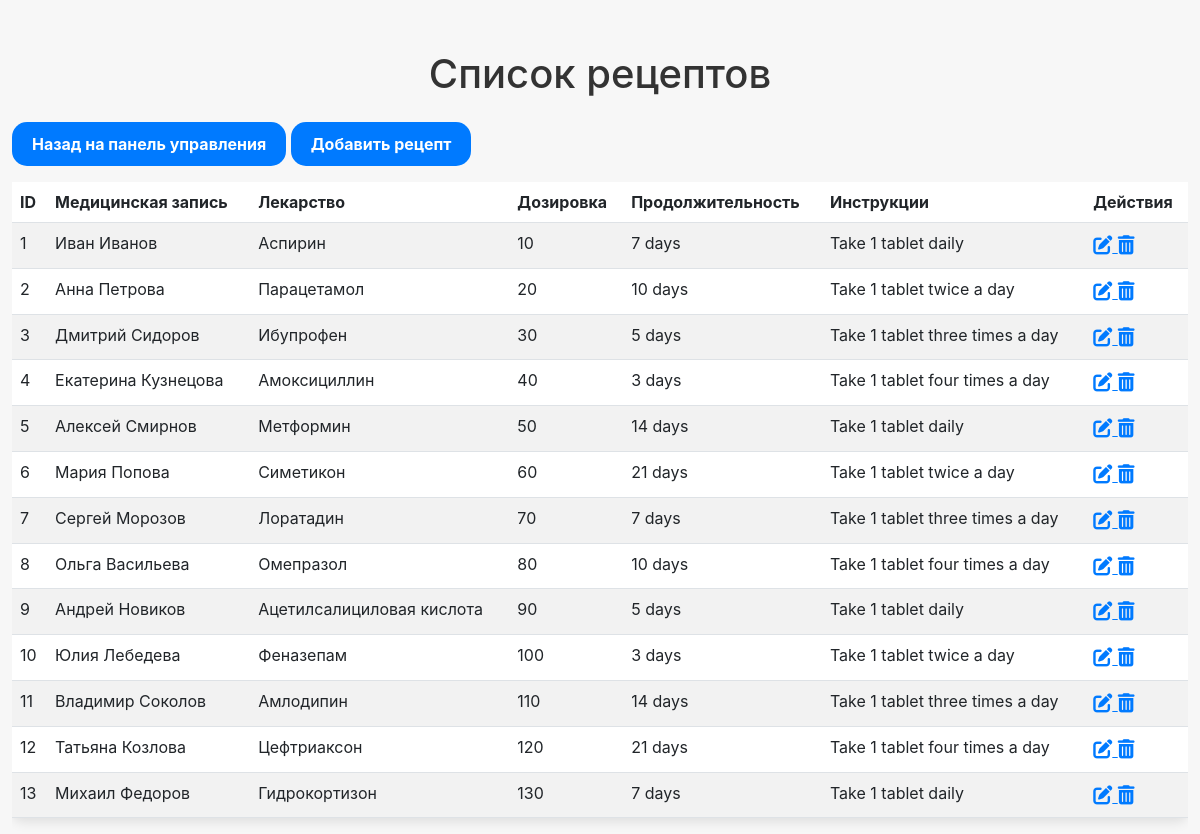
The app's page /view_prescriptions with its own data.
### app/models.py (models this page shows)
class Prescription(db.Model):
    __tablename__ = 'prescriptions'
    prescription_id = db.Column(db.Integer, primary_key=True)
    record_id = db.Column(db.Integer, db.ForeignKey('medical_records.record_id'), nullable=False)
    medicine_id = db.Column(db.Integer, db.ForeignKey('medicines.medicine_id'), nullable=False)
    dosage = db.Column(db.String(50))
    duration = db.Column(db.String(50))
    instructions = db.Column(db.Text)
    record = db.relationship('MedicalRecord', backref='prescriptions')
    medicine = db.relationship('Medicine', backref='prescriptions')

class Patient(db.Model):
    __tablename__ = 'patients'
    patient_id = db.Column(db.Integer, primary_key=True)
    first_name = db.Column(db.String(50), nullable=False)
    middle_name = db.Column(db.String(50))  # Отчество
    last_name = db.Column(db.String(50), nullable=False)
    birth_date = db.Column(db.Date, nullable=False)
    gender = db.Column(db.String(10))
    address = db.Column(db.String(150))
    phone_number = db.Column(db.String(20))
    emergency_contact = db.Column(db.String(100))
    passport_series = db.Column(db.String(10))
    passport_number = db.Column(db.String(10))
    oms_number = db.Column(db.String(16), unique=True)
    room_id = db.Column(db.Integer, db.ForeignKey('rooms.room_id'))
    room = db.relationship('Room', backref='patients')

class Medicine(db.Model):
    __tablename__ = 'medicines'
    medicine_id = db.Column(db.Integer, primary_key=True)
    name = db.Column(db.String(100), nullable=False)
    description = db.Column(db.Text)
    dosage_form = db.Column(db.String(50))

### app/prescriptions.py (the view)
    @app.route('/view_prescriptions')
    def view_prescriptions():
        prescriptions = Prescription.query.all()
        return render_template('view_prescriptions.html', prescriptions=prescriptions)

### app/prescriptions.py (called while the page is built)
def view_prescriptions(app):
    @app.route('/view_prescriptions')
    def view_prescriptions():
        prescriptions = Prescription.query.all()
        return render_template('view_prescriptions.html', prescriptions=prescriptions)

### app/templates/view_prescriptions.html (shortened to what this page needs)
<!DOCTYPE html>
<html lang="ru">
<head>
    <link rel="stylesheet" href="https://cdnjs.cloudflare.com/ajax/libs/bootstrap/5.3.0-alpha1/css/bootstrap.min.css">
    <link rel="stylesheet" href="https://cdnjs.cloudflare.com/ajax/libs/font-awesome/6.0.0-beta3/css/all.min.css">
</head>
<body>
<div class="container">
    <h1 class="text-center mb-4">Список рецептов</h1>
    <a href="{{ url_for('dashboard') }}" class="btn btn-primary mb-3">Назад на панель управления</a>
    <a href="{{ url_for('add_prescription') }}" class="btn btn-primary mb-3">Добавить рецепт</a>
    <div class="table-container">
        <table class="table table-striped">
            <thead>
                <tr>
                    <th>ID</th>
                    <th>Медицинская запись</th>
                    <th>Лекарство</th>
                    <th>Дозировка</th>
                    <th>Продолжительность</th>
                    <th>Инструкции</th>
                    <th>Действия</th>
                </tr>
            </thead>
            <tbody>
                {% for prescription in prescriptions %}
                <tr>
                    <td>{{ prescription.prescription_id }}</td>
                    <td>{{ prescription.record.patient.first_name }} {{ prescription.record.patient.last_name }}</td>
                    <td>{{ prescription.medicine.name }}</td>
                    <td>{{ prescription.dosage }}</td>
                    <td>{{ prescription.duration }}</td>
                    <td>{{ prescription.instructions }}</td>
                    <td>
                        <a href="{{ url_for('edit_prescription', prescription_id=prescription.prescription_id) }}" class="action-btn">
                            <i class="fas fa-edit"></i>
                        </a>
                        <form action="{{ url_for('delete_prescription', prescription_id=prescription.prescription_id) }}" method="POST" style="display:inline;">
                            <button type="submit" class="action-btn" onclick="return confirm('Вы уверены, что хотите удалить этот рецепт?')">
                                <i class="fas fa-trash-alt"></i>
                            </button>
                        </form>
                    </td>
                </tr>
                {% endfor %}
            </tbody>
        </table>
    </div>
</div>
</body>
</html>

### app/templates/view_prescriptions.html (style rules this page uses)
body { background-color: #f7f7f7; font-family: -apple-system, BlinkMacSystemFont, "San Francisco", "Helvetica Neue", sans-serif; color: #333; }
.container { margin-top: 50px; max-width: 1200px; }
.table-container { overflow-x: auto; }
.table { background-color: #fff; border-radius: 10px; box-shadow: 0 4px 12px rgba(0, 0, 0, 0.1); width: 100%; }
.btn { border-radius: 15px; padding: 10px 20px; background-color: #007aff; border: none; color: #fff; font-weight: bold; }
.action-btn { border: none; background: none; color: #007aff; font-size: 1.2rem; padding: 0; margin: 0; }

### records on screen
Prescription: prescription_id "1", record.patient.first_name "Иван", record.patient.last_name "Иванов", medicine.name "Аспирин", dosage "10", duration "7 days", instructions "Take 1 tablet daily"
Prescription: prescription_id "2", record.patient.first_name "Анна", record.patient.last_name "Петрова", medicine.name "Парацетамол", dosage "20", duration "10 days", instructions "Take 1 tablet twice a day"
Prescription: prescription_id "3", record.patient.first_name "Дмитрий", record.patient.last_name "Сидоров", medicine.name "Ибупрофен", dosage "30", duration "5 days", instructions "Take 1 tablet three times a day"
Prescription: prescription_id "4", record.patient.first_name "Екатерина", record.patient.last_name "Кузнецова", medicine.name "Амоксициллин", dosage "40", duration "3 days", instructions "Take 1 tablet four times a day"
Prescription: prescription_id "5", record.patient.first_name "Алексей", record.patient.last_name "Смирнов", medicine.name "Метформин", dosage "50", duration "14 days", instructions "Take 1 tablet daily"
Prescription: prescription_id "6", record.patient.first_name "Мария", record.patient.last_name "Попова", medicine.name "Симетикон", dosage "60", duration "21 days", instructions "Take 1 tablet twice a day"
Prescription: prescription_id "7", record.patient.first_name "Сергей", record.patient.last_name "Морозов", medicine.name "Лоратадин", dosage "70", duration "7 days", instructions "Take 1 tablet three times a day"
Prescription: prescription_id "8", record.patient.first_name "Ольга", record.patient.last_name "Васильева", medicine.name "Омепразол", dosage "80", duration "10 days", instructions "Take 1 tablet four times a day"
Prescription: prescription_id "9", record.patient.first_name "Андрей", record.patient.last_name "Новиков", medicine.name "Ацетилсалициловая кислота", dosage "90", duration "5 days", instructions "Take 1 tablet daily"
Prescription: prescription_id "10", record.patient.first_name "Юлия", record.patient.last_name "Лебедева", medicine.name "Феназепам", dosage "100", duration "3 days", instructions "Take 1 tablet twice a day"
Prescription: prescription_id "11", record.patient.first_name "Владимир", record.patient.last_name "Соколов", medicine.name "Амлодипин", dosage "110", duration "14 days", instructions "Take 1 tablet three times a day"
Prescription: prescription_id "12", record.patient.first_name "Татьяна", record.patient.last_name "Козлова", medicine.name "Цефтриаксон", dosage "120", duration "21 days", instructions "Take 1 tablet four times a day"
Prescription: prescription_id "13", record.patient.first_name "Михаил", record.patient.last_name "Федоров", medicine.name "Гидрокортизон", dosage "130", duration "7 days", instructions "Take 1 tablet daily"
